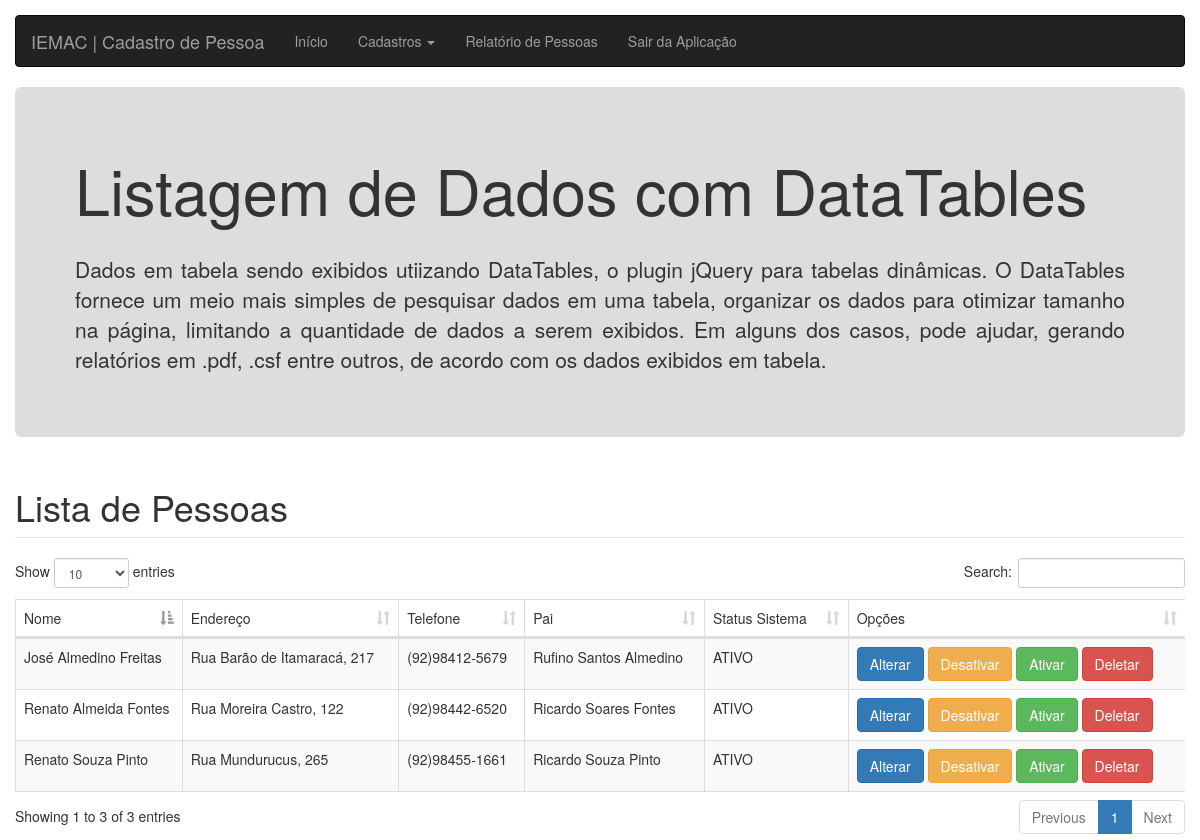
/sd-listagem.php (signed in), run on the app's committed database.
### tables this page shows
CREATE TABLE `pessoa` (
  `idpessoa` int(11) NOT NULL AUTO_INCREMENT,
  `nomepessoa` varchar(60) NOT NULL,
  `endpessoa` varchar(60) NOT NULL,
  `emailpessoa` varchar(60) NOT NULL,
  `telpessoa` varchar(60) NOT NULL,
  `paipessoa` varchar(60) NOT NULL,
  `maepessoa` varchar(60) NOT NULL,
  `statuspessoa` varchar(15) NOT NULL,
  PRIMARY KEY (`idpessoa`)
);

### sd-listagem.php (the view, shortened to what this page needs)
<?php
$connect = mysqli_connect('localhost', 'root', '1234', 'projetoiemac', '3306');
$querynow = "select * from pessoa";
$result = mysqli_query($connect, $querynow);
?>
<!DOCTYPE html>
<html lang="pt-BR">
<head>
    <link rel="stylesheet" href="bootstrap/css/bootstrap.min.css">
    <link rel="stylesheet" href="datatables/css/dataTables.bootstrap.min.css">
</head>
<body>
    <div class="container-fluid">
        <?php include("minifier/navbar-main.php"); ?>
        <div class="jumbotron">
            <h1>Listagem de Dados com DataTables</h1>
            <br>
            <p align="justify">Dados em tabela sendo exibidos utiizando DataTables, o plugin jQuery para tabelas dinâmicas. O DataTables fornece um meio mais simples de pesquisar dados em uma tabela, organizar os dados para otimizar tamanho na página, limitando a quantidade de dados a serem exibidos. Em alguns dos casos, pode ajudar, gerando relatórios em .pdf, .csf entre outros, de acordo com os dados exibidos em tabela.</p>
        </div>
        <fieldset>
            <legend><h1>Lista de Pessoas</h1></legend>
        </fieldset>
        <div class="table-responsive">
            <table id="tabela" class="table table-striped table-bordered">
                <thead>
                    <tr>
                        <td>Nome</td>
                        <td>Endereço</td>
                        <td>Telefone</td>
                        <td>Pai</td>
                        <td>Status Sistema</td>
                        <td>Opções</td>
                    </tr>
                </thead>
                <?php
                while ($rows = mysqli_fetch_array($result)) {
                    echo '<tr>
                    <td>' . $rows['nomepessoa'] . '</td>
                    <td>' . $rows['endpessoa'] . '</td>
                    <td>' . $rows['telpessoa'] . '</td>
                    <td>' . $rows['paipessoa'] . '</td>
                    <td>' . $rows['statuspessoa'] . '</td>
                    <td>
                        <a href="sd-alteracao.php?id='.$rows['idpessoa'].'" class="btn btn-default btn-primary">Alterar</a>
                        <a href="sd-desativacao.php?id='.$rows['idpessoa'].'" class="btn btn-default btn-warning">Desativar</a>
                        <a href="sd-ativacao.php?id='.$rows['idpessoa'].'" class="btn btn-default btn-success">Ativar</a>
                        <a href="sd-exclusao.php?id='.$rows['idpessoa'].'" class="btn btn-default btn-danger">Deletar</a>
                    </td>
                    </tr>';
                }
                ?>
            </table>
        </div>
    </div>
</body>
</html>

### minifier/navbar-main.php (shortened to what this page needs)
<nav class="navbar navbar-inverse" role="navigation">
	<div class="container-fluid">
		<div class="navbar-header">
			<a class="navbar-brand" href="indexsis.php">IEMAC | Cadastro de Pessoa</a>
		</div>
		<div class="collapse navbar-collapse navbar-ex1-collapse">
			<ul class="nav navbar-nav">
				<li><a href="indexsis.php">Início</a></li>
				<li class="dropdown">
					<a href="#" class="dropdown-toggle" data-toggle="dropdown">Cadastros <b class="caret"></b></a>
				</li>
				<li><a href="report.php">Relatório de Pessoas</a></li>
				<li><a href="logout.php">Sair da Aplicação</a></li>
			</ul>
		</div>
	</div>
</nav>

### sd-listagem.php (style rules this page uses)
body { margin-top: 15px; }
.jumbotron { background-color: #ddd }

### data on the page
pessoa: nomepessoa "José Almedino Freitas", endpessoa "Rua Barão de Itamaracá, 217", telpessoa "(92)98412-5679", paipessoa "Rufino Santos Almedino", statuspessoa "ATIVO"
pessoa: nomepessoa "Renato Almeida Fontes", endpessoa "Rua Moreira Castro, 122", telpessoa "(92)98442-6520", paipessoa "Ricardo Soares Fontes", statuspessoa "ATIVO"
pessoa: nomepessoa "Renato Souza Pinto", endpessoa "Rua Mundurucus, 265", telpessoa "(92)98455-1661", paipessoa "Ricardo Souza Pinto", statuspessoa "ATIVO"
